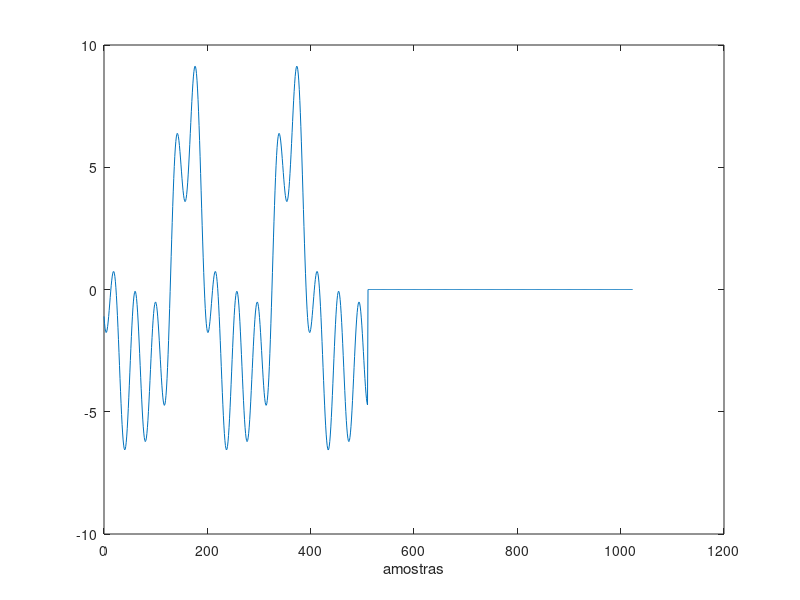
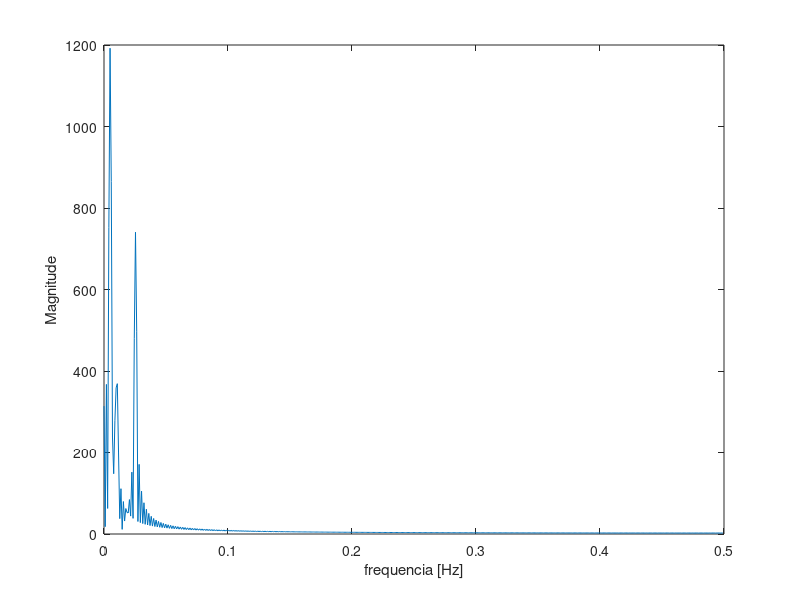
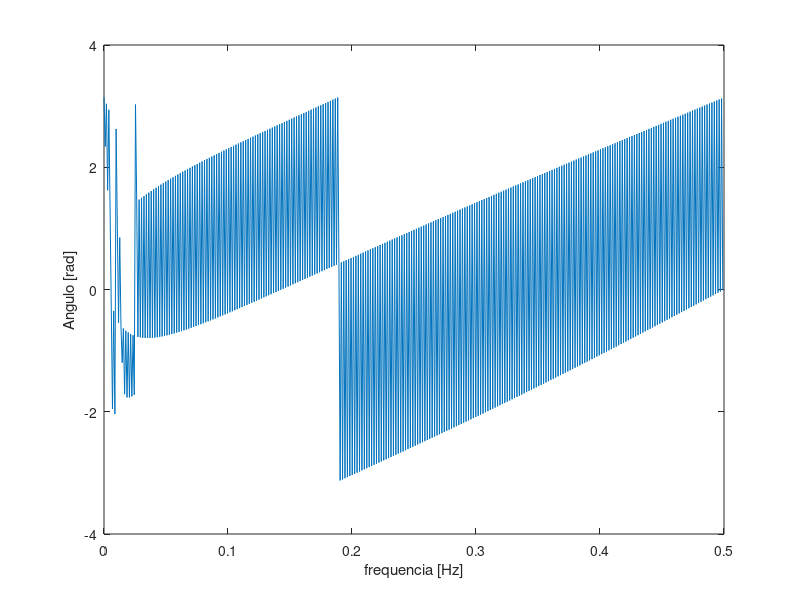

The MATLAB script that drew these images, in order:
N=2*512;
w0=5.2*2*pi/N;
samples=0:N-1;
for n=1:length(samples)
    if n<N/2
    x(n)=5*cos(w0*samples(n) +1)+ 2*cos(2*w0*samples(n) +2) +...
       3*cos(5*w0*samples(n) + 3);
    else
    x(n)=0;    
    end

end
figure()
    plot(samples, x);
    xlabel("amostras");   
yfft=fft(x);
abs_yfft=abs(yfft);     angle_yfft=angle(yfft);
f=(0:N/2-1)./N;

figure()
    plot(f,abs_yfft(1:N/2));
    xlabel("frequencia [Hz]");  ylabel("Magnitude");

figure()

    plot(f,angle_yfft(1:N/2));
    xlabel("frequencia [Hz]");  ylabel("Angulo [rad]");

z=zeros(1,N);
n=1:N;
for i=1:N/2
    z=z + (1/N)*2*abs_yfft(i)*cos(2*pi*i*n/N + angle_yfft(i));
end